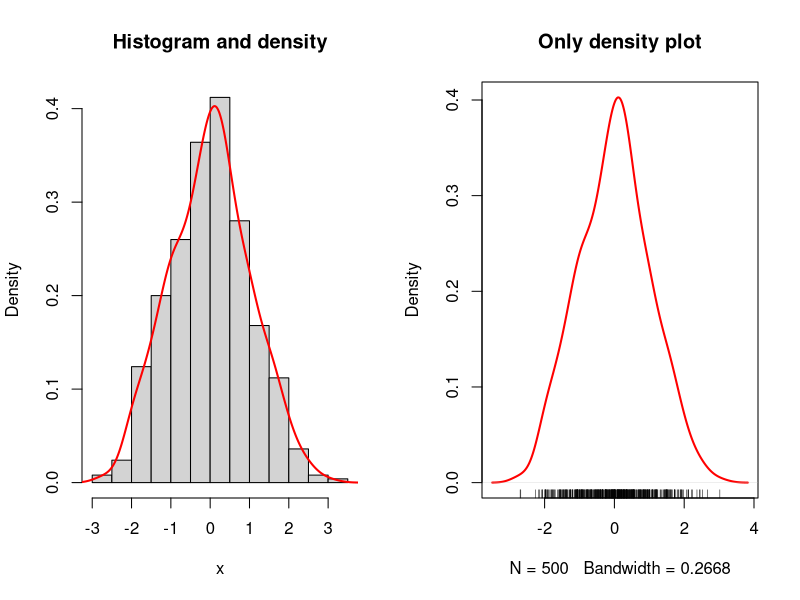
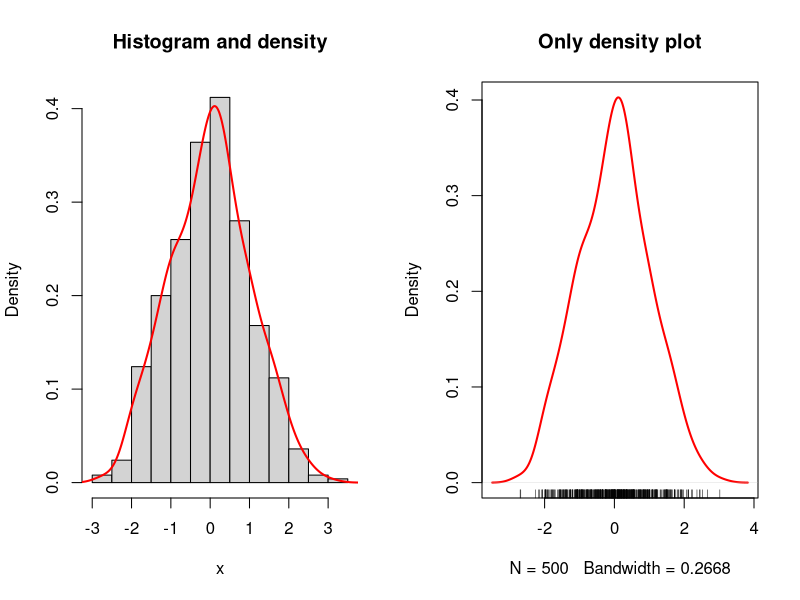
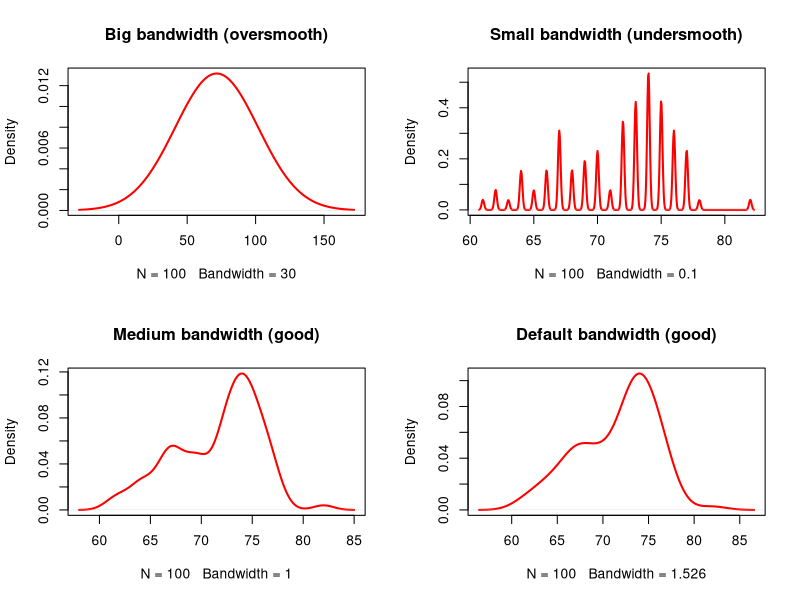

These charts were generated, in order, by the following R code:
# Generate data
set.seed(2021)
x <- rnorm(500)

# plot
par(mfrow = c(1, 2))
# histogram
hist(x, freq = FALSE, main = "Histogram and density")
# Calculate density
dx <- density(x)
# Add density
lines(dx, lwd = 2, col = "red")
# Plot the density without histogram
plot(dx, lwd = 2, col = "red",
     main = "Only density plot")

# Add the data-points with noise in the X-axis
rug(jitter(x))

# Generate data
set.seed(2021)
x <- rnorm(500)

# plot
par(mfrow = c(1, 2))
# histogram
hist(x, freq = FALSE, main = "Histogram and density")
# Calculate density
dx <- density(x)
# Add density
lines(dx, lwd = 2, col = "red")
# Plot the density without histogram
plot(dx, lwd = 2, col = "red",
     main = "Only density plot")

# Add the data-points with noise in the X-axis
rug(jitter(x))

# Generate data
set.seed(2021)
x <- rbinom(100,101,p=.7)

# plot
par(mfrow = c(2, 2))
plot(density(x, bw = 30), lwd = 2,
     col = "red", main = "Big bandwidth (oversmooth)")
plot(density(x, bw = 0.1), lwd = 2,
     col = "red", main = "Small bandwidth (undersmooth)")
plot(density(x, bw = 1), lwd = 2,
     col = "red", main = "Medium bandwidth (good)")
plot(density(x), lwd = 2,
     col = "red", main = "Default bandwidth (good)")

